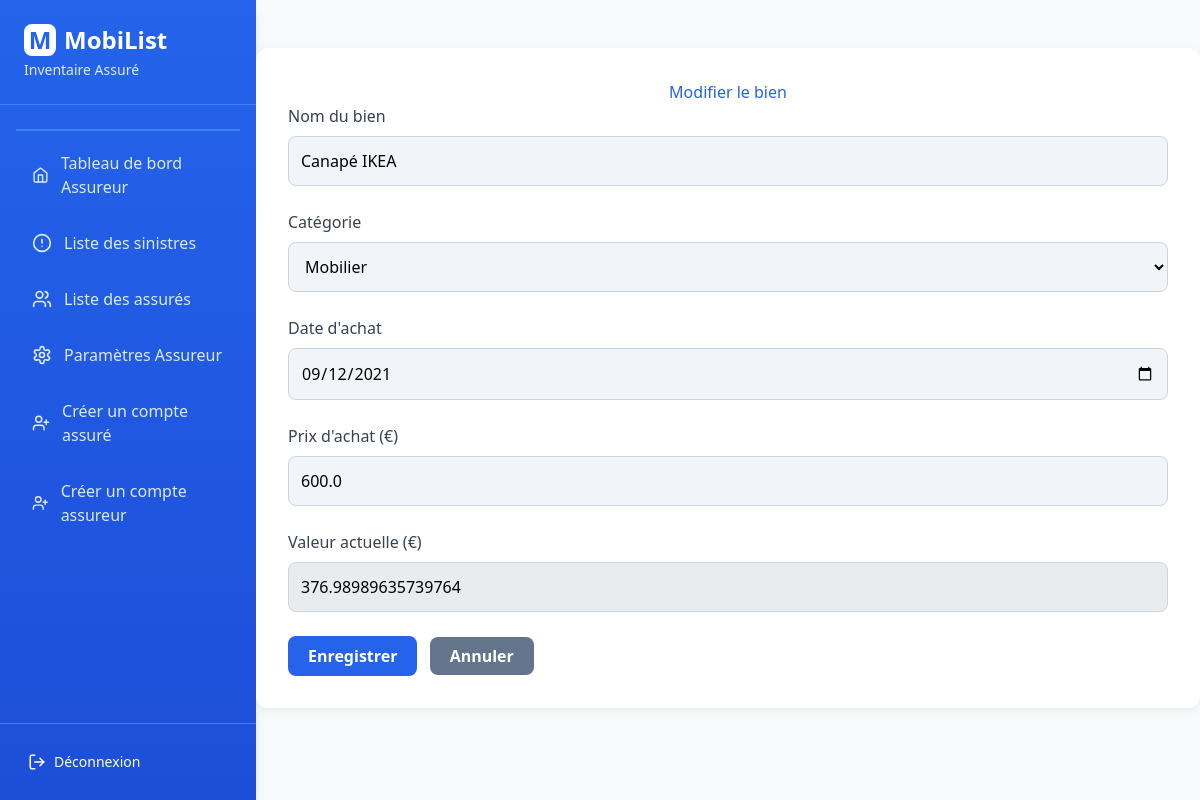
Page /modifier_bien/2/ (signed in) on the earlier database version.
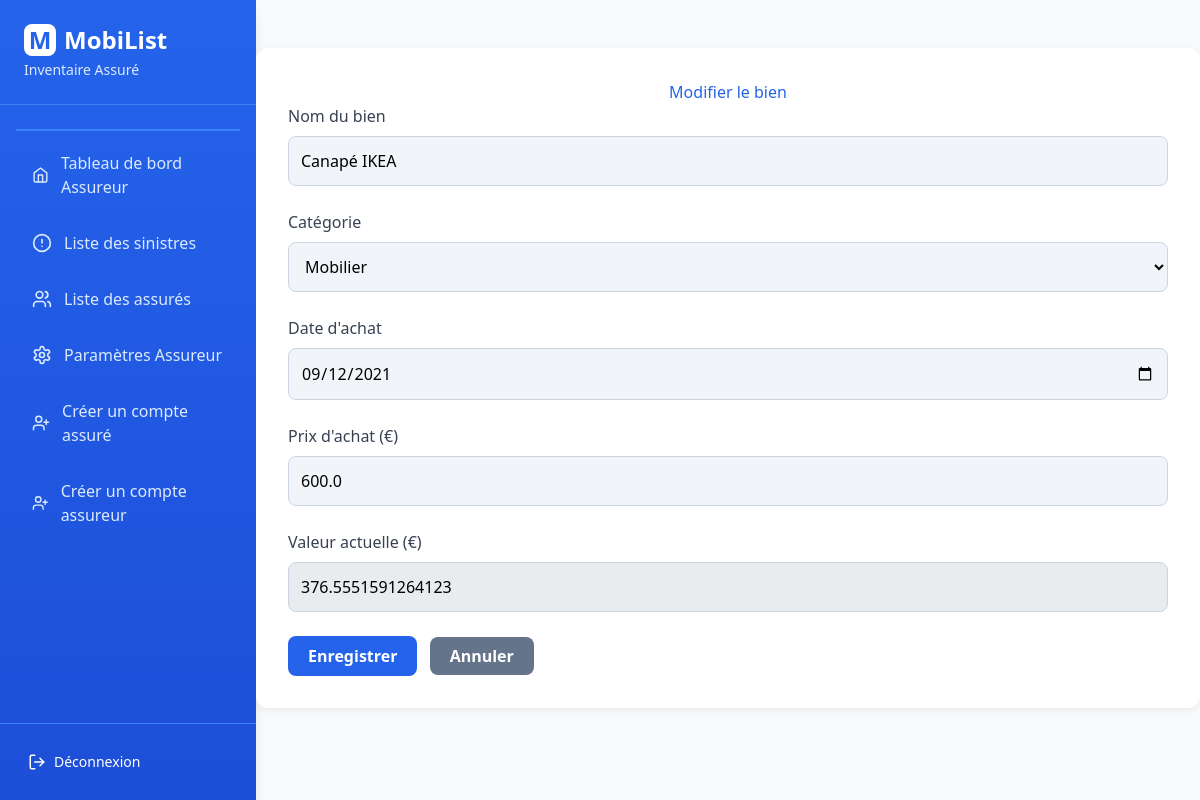
Same page on the later database version.
### monApp/database/bien.py (models this page shows, shortened)
class Bien(db.Model):
    __tablename__ = 'bien'
    id_bien = db.Column(db.Integer, primary_key=True)
    nom_bien = db.Column(db.String(255), nullable=False)
    categorie = db.Column(db.String(100))
    date_achat = db.Column(db.Date)
    prix_achat = db.Column(db.Float)
    valeur_actuelle = db.Column(db.Float)
    id_piece = db.Column(db.Integer, db.ForeignKey('piece.id_piece'), nullable=False)
    sinistres = db.relationship('Sinistre', secondary=impacte, lazy='subquery', backref=db.backref('biens', lazy='subquery'))

### monApp/views.py (the view, shortened to what this page needs)
@app.route('/modifier_bien/<int:bien_id>/', methods=['GET', 'POST'])
@login_required
def modifier_bien(bien_id):
    bien = Bien.query.get_or_404(bien_id)
    access_granted = False
    if current_user.assure_profile and bien.piece.id_logement in [l.id_logement for l in current_user.assure_profile.logements]:
        access_granted = True
    elif current_user.is_assureur:
        proprio = bien.piece.logement.assures[0] if bien.piece.logement.assures else None
        if proprio and proprio.id_assureur == current_user.assureur_profile.id_assureur:
            access_granted = True
    if not access_granted:
        flash("Accès refusé.", "danger")
        return redirect(url_for('mes_logements'))
    form = ModifierBienForm(obj=bien)
    return render_template('assure/modifier_bien.html', form=form, bien=bien)

### monApp/forms.py (shortened to what this page needs)
class ModifierBienForm(FlaskForm):
    nom_bien = StringField(
        "Nom du bien",
        validators=[DataRequired(message="Le nom est requis.")]
    )
    categorie = SelectField(
        "Catégorie",
        choices=[
            ('', 'Sélectionner une catégorie'),
            ('Electromenager', 'Électroménager'),
            ('Mobilier', 'Mobilier'),
            ('Multimedia', 'Multimédia'),
            ('Vetements', 'Vêtements'),
            ('Bijoux', 'Bijoux'),
            ('Loisirs', 'Loisirs'),
            ('Vaisselle', 'Vaisselle'),
            ('Outillage', 'Outillage'),
            ('Autre', 'Autre')
        ],
        validators=[DataRequired(message="La catégorie est requise.")]
    )
    date_achat = DateField(
        "Date d'achat",
        format='%Y-%m-%d',
        validators=[DataRequired(message="La date est requise.")]
    )
    prix_achat = FloatField(
        "Prix d'achat (€)",
        validators=[DataRequired(message="Veuillez renseigner un prix valide.")]
    )
    valeur_actuelle = FloatField('Valeur actuelle (€)', render_kw={'readonly': True})
    submit = SubmitField('Enregistrer')

### monApp/templates/assure/modifier_bien.html (shortened to what this page needs)
{% extends "base.html" %}
{% block head %}
<link rel="stylesheet" href="{{ url_for('static', filename='css/modifier.css') }}">
{% endblock %}
{% block content %}
<div class="container">
    <h1>Modifier le bien</h1>
    <form method="POST">
        <div class="form-group {% if form.nom_bien.errors %}has-error{% endif %}">
            {{ form.nom_bien.label(class="form-label") }}
            {{ form.nom_bien(class="form-control") }}
        </div>
        <div class="form-group {% if form.categorie.errors %}has-error{% endif %}">
            {{ form.categorie.label(class="form-label") }}
            {{ form.categorie(class="form-control") }}
        </div>
        <div class="form-group {% if form.date_achat.errors %}has-error{% endif %}">
            {{ form.date_achat.label(class="form-label") }}
            {{ form.date_achat(class="form-control", type="date") }}
        </div>
        <div class="form-group {% if form.prix_achat.errors %}has-error{% endif %}">
            {{ form.prix_achat.label(class="form-label") }}
            {{ form.prix_achat(class="form-control") }}
        </div>
        <div class="form-group">
            {{ form.valeur_actuelle.label(class="form-label") }}
            {{ form.valeur_actuelle(class="form-control", disabled=True) }}
        </div>
        <div class="form-actions mt-3">
            <button type="submit" class="btn btn-primary">{{ form.submit.label.text }}</button>
            <a href="{{ url_for('gestion_bien', piece_id=bien.id_piece) }}" class="btn btn-secondary">Annuler</a>
        </div>
    </form>
</div>
{% endblock %}

Differences in the rows shown:
changed Bien "Canapé IKEA": valeur_actuelle "376.98989635739764" → "376.5551591264123"
